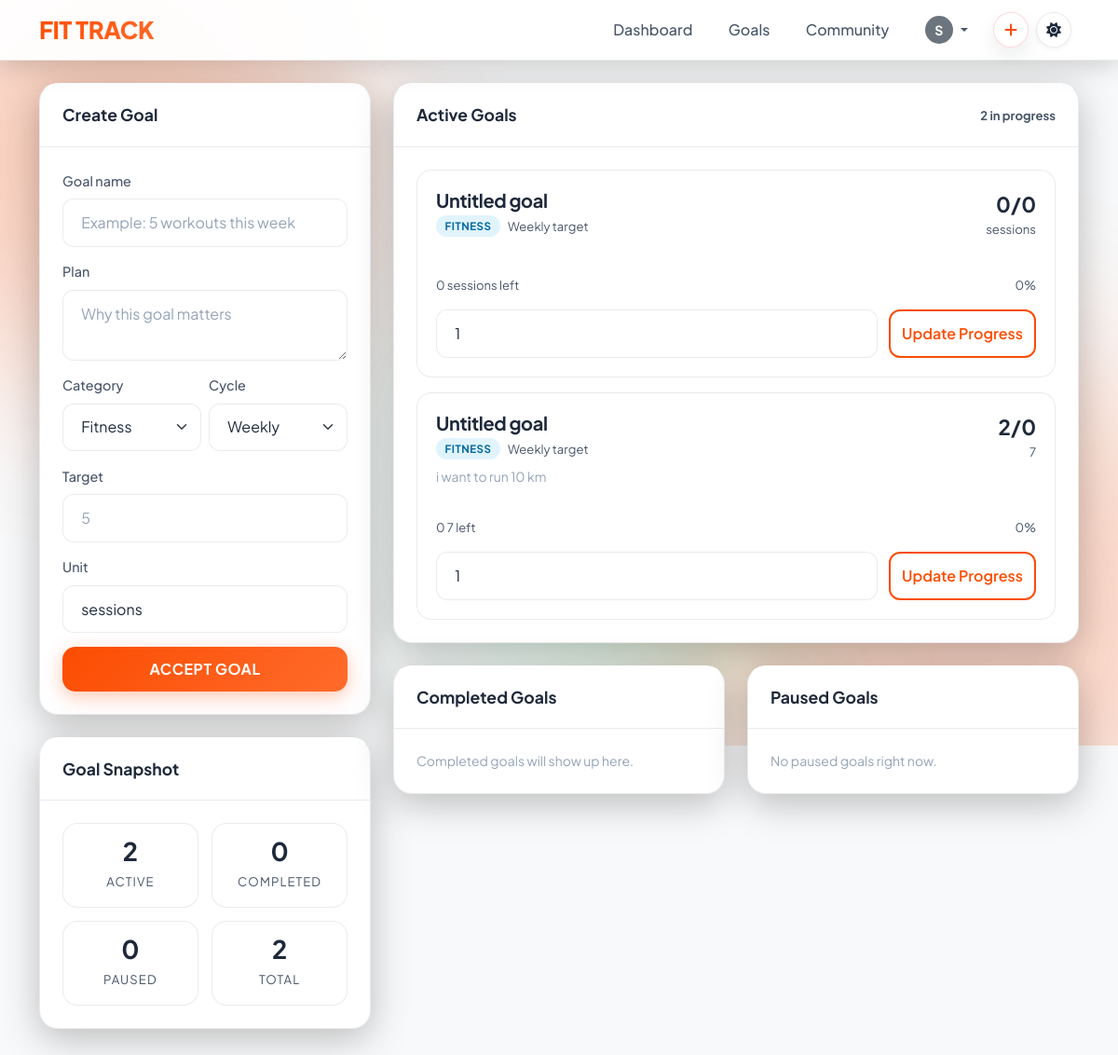
Before: /goals/ (signed in) with the older database file.
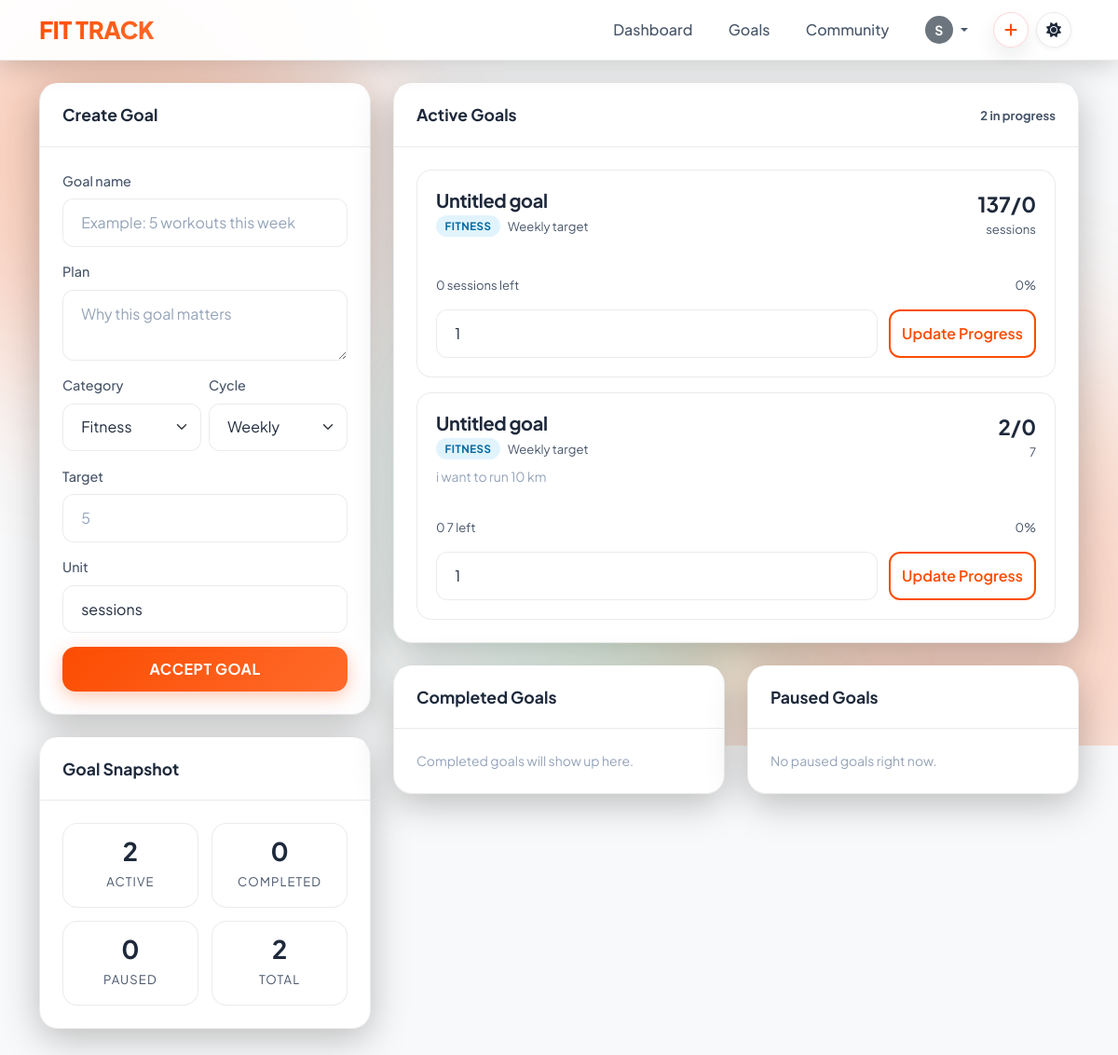
After: the same page with the newer database file.
### tracker/models.py (models this page shows, shortened)
class Goal(models.Model):
    CATEGORY_CHOICES = [
        ('fitness', 'Fitness'),
        ('nutrition', 'Nutrition'),
        ('hydration', 'Hydration'),
        ('wellness', 'Wellness'),
    ]
    PERIOD_CHOICES = [
        ('daily', 'Daily'),
        ('weekly', 'Weekly'),
        ('monthly', 'Monthly'),
    ]
    user = models.ForeignKey(settings.AUTH_USER_MODEL, on_delete=models.CASCADE, related_name='goals')
    title = models.CharField(max_length=120, blank=True, null=True)
    description = models.TextField(blank=True, null=True)
    category = models.CharField(max_length=20, choices=CATEGORY_CHOICES, default='fitness')
    period = models.CharField(max_length=10, choices=PERIOD_CHOICES, default='weekly')
    target_value = models.PositiveIntegerField(blank=True, null=True)
    current_value = models.PositiveIntegerField(default=0)
    unit = models.CharField(max_length=40, default='sessions')
    accepted = models.BooleanField(default=True)
    is_active = models.BooleanField(default=True)
    achieved = models.BooleanField(default=False)
    start_date = models.DateField(auto_now_add=True)
    target_weight = models.FloatField(blank=True, null=True)
    target_calories = models.PositiveIntegerField(default=2000)
    class Meta:
        ordering = ['-start_date', '-id']
    @property
    def completion_percentage(self):
        if not self.target_value:
            return 0
        return min(100, int((self.current_value / self.target_value) * 100))
    @property
    def remaining_value(self):
        if not self.target_value:
            return 0
        return max(self.target_value - self.current_value, 0)

### tracker/views.py (the view)
# urls.py: path('goals/', views.goals_page, name='goals_page'),
@login_required
def goals_page(request):
    goals = Goal.objects.filter(user=request.user).order_by('-is_active', 'achieved', '-start_date', '-id')
    active_goals = [goal for goal in goals if goal.is_active and not goal.achieved]
    completed_goals = [goal for goal in goals if goal.achieved]
    paused_goals = [goal for goal in goals if not goal.is_active and not goal.achieved]
    context = {
        'goal_form': GoalForm(),
        'goal_progress_form': GoalProgressForm(),
        'active_goals': active_goals,
        'completed_goals': completed_goals,
        'paused_goals': paused_goals,
        'goal_stats': {
            'active': len(active_goals),
            'completed': len(completed_goals),
            'paused': len(paused_goals),
            'total': len(goals),
        }
    }
    return render(request, 'tracker/goals.html', context)

### tracker/forms.py (shortened to what this page needs)
class GoalForm(forms.ModelForm):
    class Meta:
        model = Goal
        fields = [
            'title',
            'description',
            'category',
            'period',
            'target_value',
            'unit',
        ]
        widgets = {
            'title': forms.TextInput(attrs={'class': 'form-control', 'placeholder': 'Example: 5 workouts this week'}),
            'description': forms.Textarea(attrs={'class': 'form-control', 'rows': 2, 'placeholder': 'Why this goal matters'}),
            'category': forms.Select(attrs={'class': 'form-select'}),
            'period': forms.Select(attrs={'class': 'form-select'}),
            'target_value': forms.NumberInput(attrs={'class': 'form-control', 'placeholder': '5'}),
            'unit': forms.TextInput(attrs={'class': 'form-control', 'placeholder': 'workouts, km, sessions'}),
        }

class GoalProgressForm(forms.Form):
    goal_id = forms.IntegerField(widget=forms.HiddenInput())
    increment = forms.IntegerField(
        initial=1,
        widget=forms.NumberInput(attrs={'class': 'form-control', 'step': '1', 'placeholder': '+1 or -1'})
    )

### fitness tracker/tracker/templates/tracker/goals.html (shortened to what the changed rows need)
{% extends "base.html" %}
{% block content %}
<div class="row g-4">
    <div class="col-lg-8 fade-in-up delay-2">
        <div class="strava-card">
            <div class="card-body-styled">
                {% if active_goals %}
                <div class="goal-list">
                    {% for user_goal in active_goals %}
                    <div class="goal-card-mini goal-page-card">
                        <div class="d-flex justify-content-between align-items-start gap-3 mb-3">
                            <div>
                                <h5 class="fw-bold mb-1">{{ user_goal.title|default:"Untitled goal" }}</h5>
                                <div class="d-flex align-items-center gap-2 flex-wrap mb-2">
                                    <span class="goal-chip">{{ user_goal.get_category_display }}</span>
                                    <span class="goal-meta">{{ user_goal.get_period_display }} target</span>
                                </div>
                            </div>
                            <div class="text-end">
                                <div class="goal-page-value">{{ user_goal.current_value }}/{{ user_goal.target_value|default:"0" }}</div>
                                <div class="goal-meta">{{ user_goal.unit }}</div>
                            </div>
                        </div>
                        <div class="progress tracker-progress mb-2">
                        </div>
                        <div class="d-flex justify-content-between align-items-center mb-3">
                            <span class="goal-meta">{{ user_goal.remaining_value }} {{ user_goal.unit }} left</span>
                            <span class="goal-meta">{{ user_goal.completion_percentage }}%</span>
                        </div>
                        <form method="post" action="{% url 'update_goal_progress' user_goal.id %}" class="goal-progress-layout">
                            <input type="number" name="increment" min="1" value="1" class="form-control" placeholder="Add progress">
                            <button type="submit" class="btn btn-outline-primary progress-btn">Update Progress</button>
                        </form>
                    </div>
                    {% endfor %}
                </div>
                {% else %}
                <div class="empty-state-panel">
                    <h5 class="mb-2">No active goals yet</h5>
                    <p class="text-muted small mb-0">Create your first daily, weekly, or monthly target and start tracking it here.</p>
                </div>
                {% endif %}
            </div>
        </div>
    </div>
</div>
{% endblock %}

Changed rows visible on the page:
changed Goal "sessions": current_value "0" → "137"
